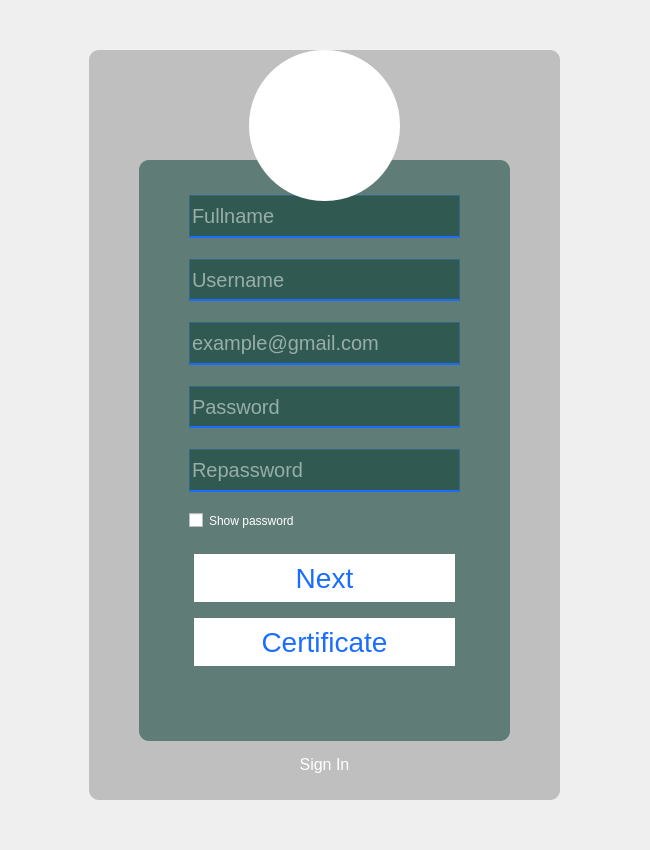
<?xml version="1.0" encoding="UTF-8"?>
<ui version="4.0">
 <class>MainWindow</class>
 <widget class="QMainWindow" name="MainWindow">
  <property name="geometry">
   <rect>
    <x>0</x>
    <y>0</y>
    <width>650</width>
    <height>850</height>
   </rect>
  </property>
  <property name="windowTitle">
   <string>Sign Up</string>
  </property>
  <property name="windowIcon">
   <iconset>
    <normaloff>qrc/dasturbek.png</normaloff>qrc/dasturbek.png</iconset>
  </property>
  <property name="styleSheet">
   <string notr="true">#MainWindow{
	background-image: url(:/salom/background.png);
	background-repeat: no-repeat;
 	 background-position: center;
}</string>
  </property>
  <widget class="QWidget" name="centralwidget">
   <property name="minimumSize">
    <size>
     <width>650</width>
     <height>850</height>
    </size>
   </property>
   <layout class="QGridLayout" name="gridLayout">
    <property name="leftMargin">
     <number>30</number>
    </property>
    <property name="topMargin">
     <number>30</number>
    </property>
    <property name="rightMargin">
     <number>30</number>
    </property>
    <property name="bottomMargin">
     <number>30</number>
    </property>
    <item row="0" column="0">
     <widget class="QFrame" name="frame_3">
      <property name="minimumSize">
       <size>
        <width>471</width>
        <height>750</height>
       </size>
      </property>
      <property name="maximumSize">
       <size>
        <width>471</width>
        <height>750</height>
       </size>
      </property>
      <property name="styleSheet">
       <string notr="true">#frame_3{
border-radius:10px ;
background-color: rgba(0,0,0,0.2);
}</string>
      </property>
      <property name="frameShape">
       <enum>QFrame::StyledPanel</enum>
      </property>
      <property name="frameShadow">
       <enum>QFrame::Raised</enum>
      </property>
      <widget class="QFrame" name="frame_4">
       <property name="geometry">
        <rect>
         <x>50</x>
         <y>110</y>
         <width>371</width>
         <height>581</height>
        </rect>
       </property>
       <property name="styleSheet">
        <string notr="true">#frame_4{
    border-radius:10px ;
	background-color: rgba(1, 57, 44, 0.5);
} </string>
       </property>
       <property name="frameShape">
        <enum>QFrame::StyledPanel</enum>
       </property>
       <property name="frameShadow">
        <enum>QFrame::Raised</enum>
       </property>
       <layout class="QGridLayout" name="gridLayout_3">
        <property name="leftMargin">
         <number>50</number>
        </property>
        <property name="topMargin">
         <number>35</number>
        </property>
        <property name="rightMargin">
         <number>50</number>
        </property>
        <property name="bottomMargin">
         <number>35</number>
        </property>
        <item row="2" column="0">
         <widget class="QLineEdit" name="fam">
          <property name="styleSheet">
           <string notr="true">height:40px;
color: #fff;
font-size:20px;
margin-bottom:15px;
background-color: rgba(1, 57, 44, 0.5);
border:none;
border-bottom: 2px solid rgb(26, 109, 255);
border-top: 1px solid rgba(53, 106, 139, 0.9);
border-left: 1px solid rgba(53, 106, 139, 0.9);
border-right: 1px solid rgba(53, 106, 139, 0.9);</string>
          </property>
          <property name="placeholderText">
           <string>Username</string>
          </property>
         </widget>
        </item>
        <item row="3" column="0">
         <widget class="QLineEdit" name="email_c">
          <property name="styleSheet">
           <string notr="true">height:40px;
color: #fff;
font-size:20px;
margin-bottom:15px;
background-color: rgba(1, 57, 44, 0.5);
border:none;
border-bottom: 2px solid rgb(26, 109, 255);
border-top: 1px solid rgba(53, 106, 139, 0.9);
border-left: 1px solid rgba(53, 106, 139, 0.9);
border-right: 1px solid rgba(53, 106, 139, 0.9);</string>
          </property>
          <property name="placeholderText">
           <string>example@gmail.com</string>
          </property>
         </widget>
        </item>
        <item row="9" column="0">
         <widget class="QLabel" name="label_2">
          <property name="sizePolicy">
           <sizepolicy hsizetype="Preferred" vsizetype="Fixed">
            <horstretch>0</horstretch>
            <verstretch>0</verstretch>
           </sizepolicy>
          </property>
          <property name="minimumSize">
           <size>
            <width>0</width>
            <height>30</height>
           </size>
          </property>
          <property name="font">
           <font>
            <pointsize>10</pointsize>
           </font>
          </property>
          <property name="styleSheet">
           <string notr="true">color: rgb(255, 255, 255); </string>
          </property>
          <property name="text">
           <string/>
          </property>
          <property name="alignment">
           <set>Qt::AlignCenter</set>
          </property>
         </widget>
        </item>
        <item row="4" column="0">
         <widget class="QLineEdit" name="password1">
          <property name="styleSheet">
           <string notr="true">height:40px;
color: #fff;
font-size:20px;
margin-bottom:15px;
background-color: rgba(1, 57, 44, 0.5);
border:none;
border-bottom: 2px solid rgb(26, 109, 255);
border-top: 1px solid rgba(53, 106, 139, 0.9);
border-left: 1px solid rgba(53, 106, 139, 0.9);
border-right: 1px solid rgba(53, 106, 139, 0.9);</string>
          </property>
          <property name="echoMode">
           <enum>QLineEdit::Password</enum>
          </property>
          <property name="placeholderText">
           <string>Password</string>
          </property>
         </widget>
        </item>
        <item row="0" column="0">
         <spacer name="verticalSpacer_2">
          <property name="orientation">
           <enum>Qt::Vertical</enum>
          </property>
          <property name="sizeHint" stdset="0">
           <size>
            <width>20</width>
            <height>40</height>
           </size>
          </property>
         </spacer>
        </item>
        <item row="1" column="0">
         <widget class="QLineEdit" name="ism">
          <property name="styleSheet">
           <string notr="true">height:40px;
color: #fff;
font-size:20px;
margin-bottom:15px;
background-color: rgba(1, 57, 44, 0.5);
border:none;
border-bottom: 2px solid rgb(26, 109, 255);
border-top: 1px solid rgba(53, 106, 139, 0.9);
border-left: 1px solid rgba(53, 106, 139, 0.9);
border-right: 1px solid rgba(53, 106, 139, 0.9);</string>
          </property>
          <property name="placeholderText">
           <string>Fullname</string>
          </property>
         </widget>
        </item>
        <item row="7" column="0">
         <widget class="QPushButton" name="signUp">
          <property name="cursor">
           <cursorShape>PointingHandCursor</cursorShape>
          </property>
          <property name="styleSheet">
           <string notr="true">.QPushButton {
  background-color: rgb(255, 255, 255);
  border: none;
  color: #1A6DFF;;
  text-align: center;
  font-size: 28px;
  padding: 10px;
  margin: 5px;
}
.QPushButton:hover{
  background-color: rgb(255, 255, 255, 0.9);
  margin: 3px;
  color:#1A6DFF;
}
</string>
          </property>
          <property name="text">
           <string>Next</string>
          </property>
         </widget>
        </item>
        <item row="6" column="0">
         <widget class="QCheckBox" name="checkBox_2">
          <property name="styleSheet">
           <string notr="true">margin-bottom:15px;
color: rgb(255, 255, 255);</string>
          </property>
          <property name="text">
           <string>Show password</string>
          </property>
         </widget>
        </item>
        <item row="5" column="0">
         <widget class="QLineEdit" name="password2">
          <property name="styleSheet">
           <string notr="true">height:40px;
color: #fff;
font-size:20px;
margin-bottom:15px;
background-color: rgba(1, 57, 44, 0.5);
border:none;
border-bottom: 2px solid rgb(26, 109, 255);
border-top: 1px solid rgba(53, 106, 139, 0.9);
border-left: 1px solid rgba(53, 106, 139, 0.9);
border-right: 1px solid rgba(53, 106, 139, 0.9);</string>
          </property>
          <property name="echoMode">
           <enum>QLineEdit::Password</enum>
          </property>
          <property name="placeholderText">
           <string>Repassword</string>
          </property>
         </widget>
        </item>
        <item row="8" column="0">
         <widget class="QPushButton" name="certificate">
          <property name="cursor">
           <cursorShape>PointingHandCursor</cursorShape>
          </property>
          <property name="styleSheet">
           <string notr="true">.QPushButton {
  background-color: rgb(255, 255, 255);
  border: none;
  color: #1A6DFF;;
  text-align: center;
  font-size: 28px;
  padding: 10px;
  margin: 5px;
}
.QPushButton:hover{
  background-color: rgb(255, 255, 255, 0.9);
  margin: 3px;
  color:#1A6DFF;
}
</string>
          </property>
          <property name="text">
           <string>Certificate</string>
          </property>
         </widget>
        </item>
       </layout>
      </widget>
      <widget class="QPushButton" name="acount_icon_2">
       <property name="geometry">
        <rect>
         <x>160</x>
         <y>0</y>
         <width>151</width>
         <height>151</height>
        </rect>
       </property>
       <property name="cursor">
        <cursorShape>PointingHandCursor</cursorShape>
       </property>
       <property name="styleSheet">
        <string notr="true">background-color: rgb(255, 255, 255);
border-radius:75px;
padding:5px</string>
       </property>
       <property name="text">
        <string/>
       </property>
       <property name="icon">
        <iconset>
         <normaloff>qrc/user_log.png</normaloff>qrc/user_log.png</iconset>
       </property>
       <property name="iconSize">
        <size>
         <width>185</width>
         <height>185</height>
        </size>
       </property>
       <property name="shortcut">
        <string>Ctrl+S</string>
       </property>
      </widget>
      <widget class="QPushButton" name="orqaga_2">
       <property name="geometry">
        <rect>
         <x>160</x>
         <y>700</y>
         <width>151</width>
         <height>28</height>
        </rect>
       </property>
       <property name="cursor">
        <cursorShape>PointingHandCursor</cursorShape>
       </property>
       <property name="styleSheet">
        <string notr="true">.QPushButton {
 background-color: rgba(255, 255, 255,0);
  border: none;
  color: #fff;
  text-align: center;
 font-size: 16px;
}
.QPushButton:hover{
  background-color: rgba(255, 255, 255,0);
 color:#000;
 font-size: 16px;
} </string>
       </property>
       <property name="text">
        <string>Sign In</string>
       </property>
      </widget>
     </widget>
    </item>
   </layout>
  </widget>
 </widget>
 <tabstops>
  <tabstop>acount_icon_2</tabstop>
  <tabstop>ism</tabstop>
  <tabstop>fam</tabstop>
  <tabstop>email_c</tabstop>
  <tabstop>password1</tabstop>
  <tabstop>password2</tabstop>
  <tabstop>checkBox_2</tabstop>
  <tabstop>signUp</tabstop>
  <tabstop>orqaga_2</tabstop>
 </tabstops>
 <resources>
  <include location="qrc/qrc.qrc"/>
 </resources>
 <connections/>
</ui>
